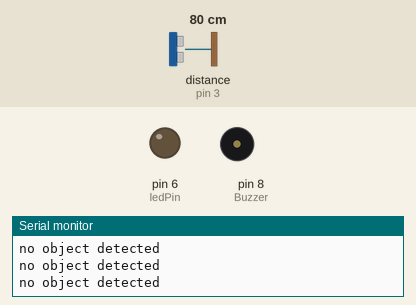
This sketch was run on a simulated Arduino Uno, built with avr-gcc and run on an emulated ATmega328P. On the bench: output pins drawn as LEDs (lit = HIGH), buzzer (waves = sounding), the last lines printed to the serial monitor. Wiring (inferred from the names in the program): ultrasonic range finder: trigger pin 2; echo pin 3. The inputs (shaded band) are chosen by the test bench; at power-on: distance to the obstacle (sensor on pin 3) 80 cm. The echo pulse lasts 58.3 µs per cm; pins used as bus, display or sensor lines are not drawn.

Above: at 1.2 s.
1.3 s: distance to the obstacle (sensor on pin 3) set to 23 cm
2.8 s: distance to the obstacle (sensor on pin 3) set to 18 cm
At 3.4 s:
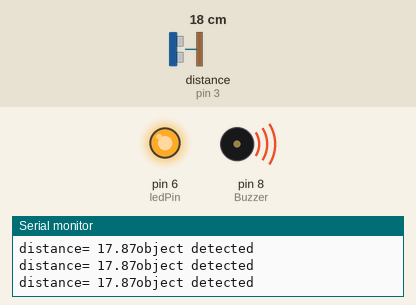
Timing chart, 0 to 5.8 s (numbered marks = the images above; inputs shaded):
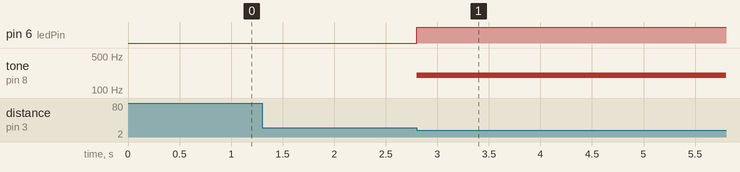

Measured:
- the behaviour switches between 21 and 20 cm on distance to the obstacle (sensor on pin 3) (found by bisection; images 0 and 1)
- after the input at 2.8 s, pin 6 (ledPin): LOW → HIGH at once; tone on pin 8 (Buzzer): silent → 200 Hz at once

The sketch:

critical-distance-detection.ino
```cpp
#define trigPin 2
#define echoPin 3
int Buzzer = 8; // Connect buzzer pin to 8
int ledPin= 6;  //Connect LEd pin to 6
float duration, distance; //to measure the distance and time taken

void setup() {
        Serial.begin (9600);
        //Define the output and input objects(devices)
        pinMode(trigPin, OUTPUT);
        pinMode(echoPin, INPUT);
        pinMode(Buzzer, OUTPUT);
        pinMode(ledPin, OUTPUT);
}

void loop() {

    digitalWrite(trigPin, HIGH);
    delayMicroseconds(10);
    digitalWrite(trigPin, LOW);
    duration = pulseIn(echoPin, HIGH);
    distance = (duration/2) * 0.034;

  if (distance >= 30 || distance <= 0)
        {
        Serial.println("no object detected");
        digitalWrite(ledPin,LOW);
        noTone(Buzzer);


        }
  else if(distance<=20) {
        Serial.println("object detected \n");
        Serial.print("distance= ");
        Serial.print(distance);
        tone(Buzzer,200);
        digitalWrite(ledPin,HIGH);
  }
}
```
